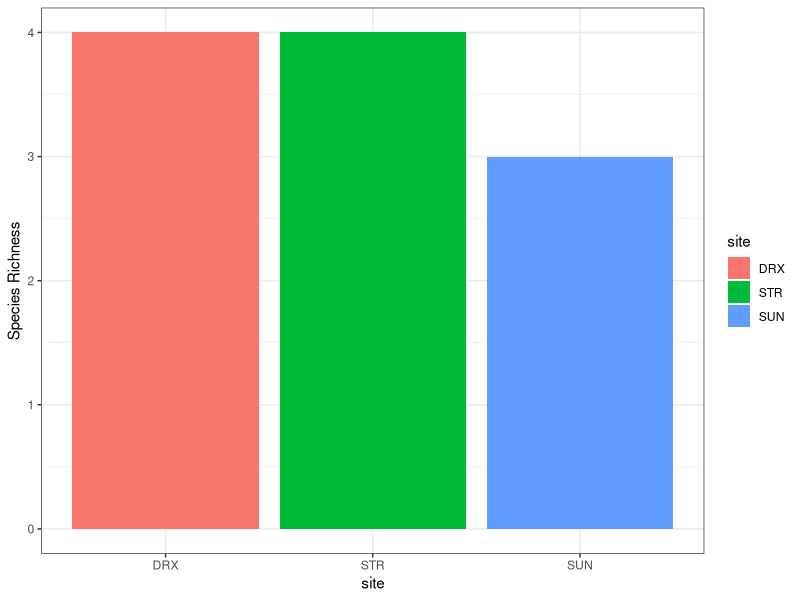
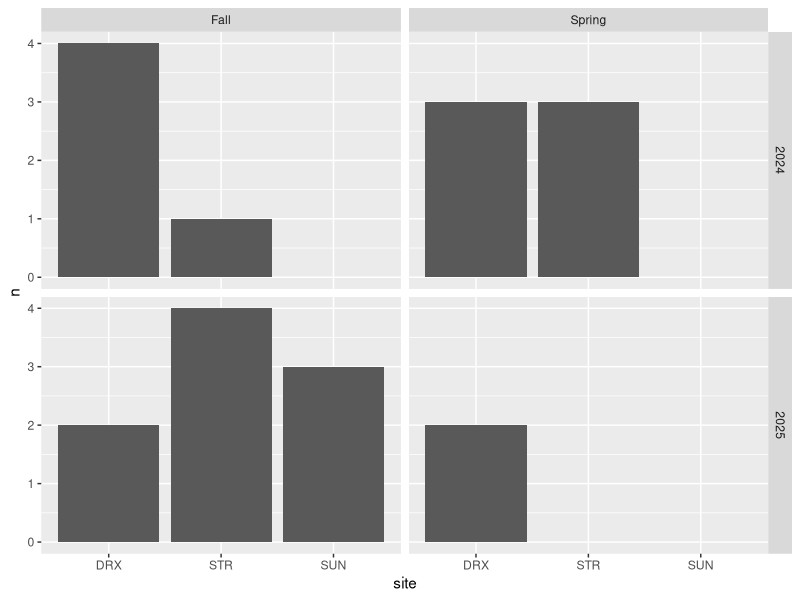
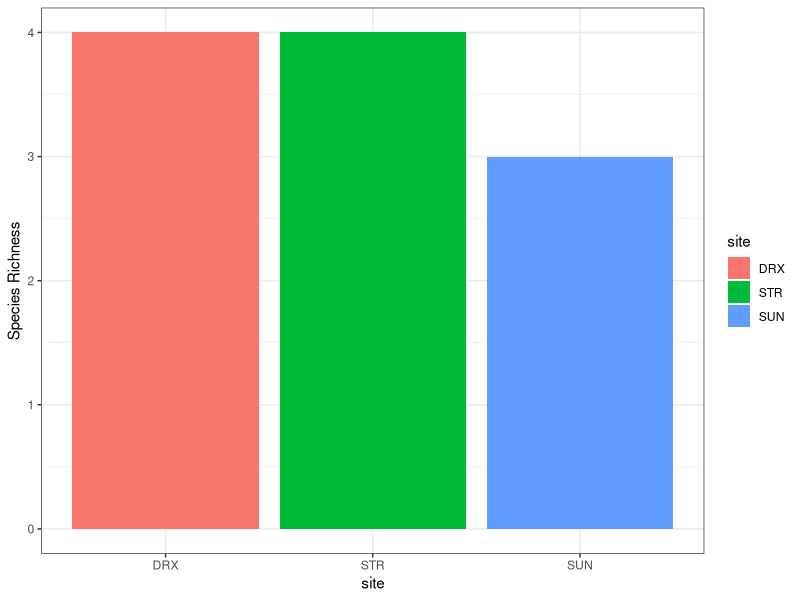

These figures' R source, in order:
# Load packages & data
# install.packages("tidyverse")
library(tidyverse)

capture <- read_csv("rodent_abundance/scr_clean.csv")

# remove extraneous species
sp_richness <- capture %>% filter(is.na(extraneous))

# create list of unique species
sp_list <- sp_richness %>% distinct(species)

# count unique species
sp_count <- count(sp_list)

# Site Specific
# list of species per site
site_sp_list <- sp_richness %>% 
  group_by(site) %>% 
  distinct(species)

# count species per site
site_sp_count <- site_sp_list %>% 
  group_by(site) %>% 
  summarise(n_species = n())

# Plot site specific richness
ggplot(site_sp_count, aes(x = site, y = n_species, fill = site))+
  geom_col()+
  ylab("Species Richness")+
  theme_bw()

ggsave("outputs/site_sp_richness.png", width=4, height=4)


#### Richness by site and season
richness_by_site_season <- sp_richness %>% 
  group_by(yr, season, site) %>% 
  mutate(yr = as.integer(yr)) %>% 
  distinct(species) %>% 
  count() 

# try to switch seasons to chronological (spring -> fall)
richness_by_site_season$season <- as_factor(richness_by_site_season$season)

ggplot(richness_by_site_season, aes(x = site, y = n)) +
  geom_col() +
  facet_grid(yr ~ season)
